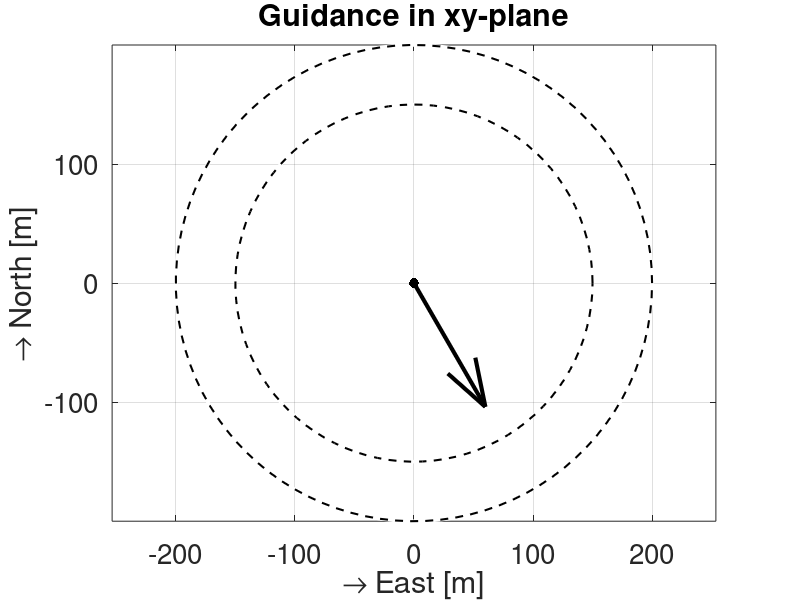

Write the MATLAB code that produced this figure. (Note: this script raises an error after producing the figure.)
%% Guidance example
% Use fminsearch to find p_0_star that yields x(T) = x_T
hold on
grid on
box on
axis equal

%% Draw 2 circles
R1 = 150;
R2 = 200;
psi_0 = 0;

testN = 6;
thetas = linspace(0, 2*pi*(1-1/testN), testN);
init_states = [R1*cos(thetas), R2*cos(thetas);
              R1*sin(thetas), R2*sin(thetas);
              psi_0*ones(1,2*testN)];

viscircles(zeros(2,2),[R1;R2],'Color','k','LineStyle','--','LineWidth',1.5);

%% Init
V0 = 2.81/1.23;
um = 0.263/1.23;

z0 = -100;
final_states = [0, 0, pi*5/6];
scatter(final_states(2), final_states(1),50, 'k','filled')
quiver(0,0,40*sin(final_states(3)),40*cos(final_states(3)),3,'k','LineWidth',3)

MAX_ITER = 5;

set(gca,'FontSize',20)
xlabel('\rightarrow East [m]')
ylabel('\rightarrow North [m]')
title('Guidance in xy-plane')

%% Guidance planner robustness test
for i = 1:2*testN
    init_pose = init_states(:,i);

    % solve guidance plan for each initial state
    p_0_guess = 0.001*(rand(1,3)-0.5*ones(1,3));
    p_0_star = zeros(1,3);
    residual_tmp = inf;
    p_0_star_tmp = zeros(1,3);
    flag = true;

    tic
    for j = 1:MAX_ITER
        [p_0_star, residual, flag] = fminsearch(@(P0) ComputeErr(P0, init_pose, final_states, z0, V0, um),p_0_guess,optimset('TolFun',1e-7,'TolX',1e-7,'MaxFunEvals',1e5,'MaxIter',1e5));
        if ~flag
            disp("guidance solver failed in iteration "+num2str(j)+", No. "+num2str(i))
            scatter(init_pose(2), init_pose(1), 50, 'r','filled')
            text(init_pose(2)+1, init_pose(1), '[Failed]','HorizontalAlignment', 'left', 'VerticalAlignment', 'top','FontSize', 16)
            break
        elseif abs(residual) > 1
            disp("Unhappy result in iteration "+num2str(j)+", No. "+num2str(i)+", search again")
            if residual < residual_tmp
                p_0_star_tmp = p_0_star;
            end
            p_0_guess = 0.001*(rand(1,3)-0.5*ones(1,3));
            if j==MAX_ITER
                p_0_star = p_0_star_tmp;
                scatter(init_pose(2), init_pose(1),50,'r','filled')
                text(init_pose(2)+1, init_pose(1), '[Bad]','HorizontalAlignment', 'left', 'VerticalAlignment', 'top','FontSize', 16)
                % rebuild
                z_span = linspace(z0, 0, 2000);
                x0 = [init_pose(1);
                      init_pose(2);
                      init_pose(3);
                      p_0_star(1);
                      p_0_star(2);
                      p_0_star(3)];
                [time, path] = ode45(@(z,x) ODEdyn(z,x, V0, um), z_span, x0);
                plot(path(:,2), path(:,1),'r','LineWidth',1.5)
            end
        else
            scatter(init_pose(2), init_pose(1),50,'g','filled')
            text(init_pose(2)+1, init_pose(1), '[Good]','HorizontalAlignment', 'left', 'VerticalAlignment', 'top','FontSize', 16)
            disp("Good result found in iteration "+num2str(j)+", No. "+num2str(i))
            % rebuild
            z_span = linspace(z0, 0, 2000);
            x0 = [init_pose(1);
                  init_pose(2);
                  init_pose(3);
                  p_0_star(1);
                  p_0_star(2);
                  p_0_star(3)];
            [time, path] = ode45(@(z,x) ODEdyn(z,x, V0, um), z_span, x0);
            plot(path(:,2), path(:,1),'k','LineWidth',1.5)
            break
        end
    end

    toc
    text(init_pose(2)+1, init_pose(1), num2str(toc), 'HorizontalAlignment', 'left', 'VerticalAlignment', 'bottom','FontSize', 16) % time cost
end

%% Dynamics
function dxdz = ODEdyn(z, x, V0, um) % x = [x, y, psi, p1, p2, p3]^T
%     lambda = 1e-9;
    lambda = 0;
    if(x(6) >= 2*um)
        u = -um;
    elseif(x(6) >= -2*um)
        u = -x(6)/2;
    else
        u = um;
    end
    dxdz = [V0*cos(x(3));
            V0*sin(x(3));
            u;
            -2*lambda*x(1);
            -2*lambda*x(2);
            x(4)*V0*sin(x(3)) - x(5)*V0*cos(x(3))];
end

%% Error

function err = ComputeErr(P0, init_pose, final_pose, z0, V0, um)
    t_span = linspace(z0, 0, 1000);
    x0 = [init_pose(1);
          init_pose(2);
          init_pose(3);
          P0(1);
          P0(2);
          P0(3)];
    [~, path] = ode45(@(t,x) ODEdyn(t,x, V0, um), t_span, x0);
    err = sqrt((path(end,1) - final_pose(1))^2 + (path(end,2) - final_pose(2))^2) + 1e2*(1-cos(path(end,3) - final_pose(3)));
end
